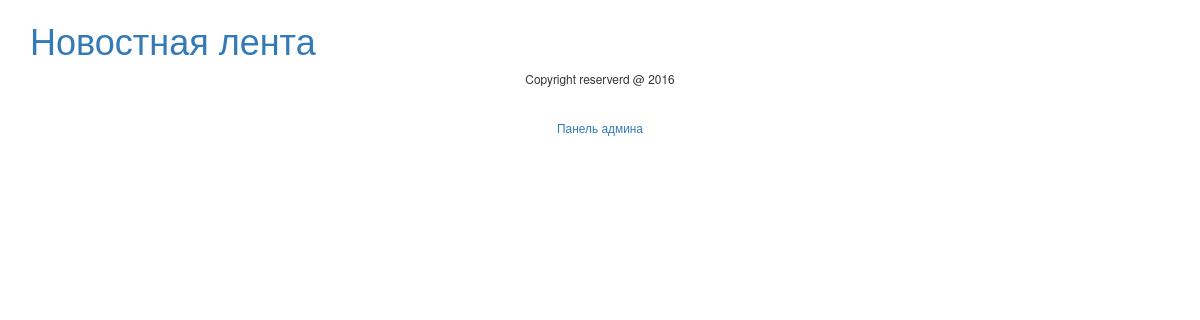
Before: / with the older database file.
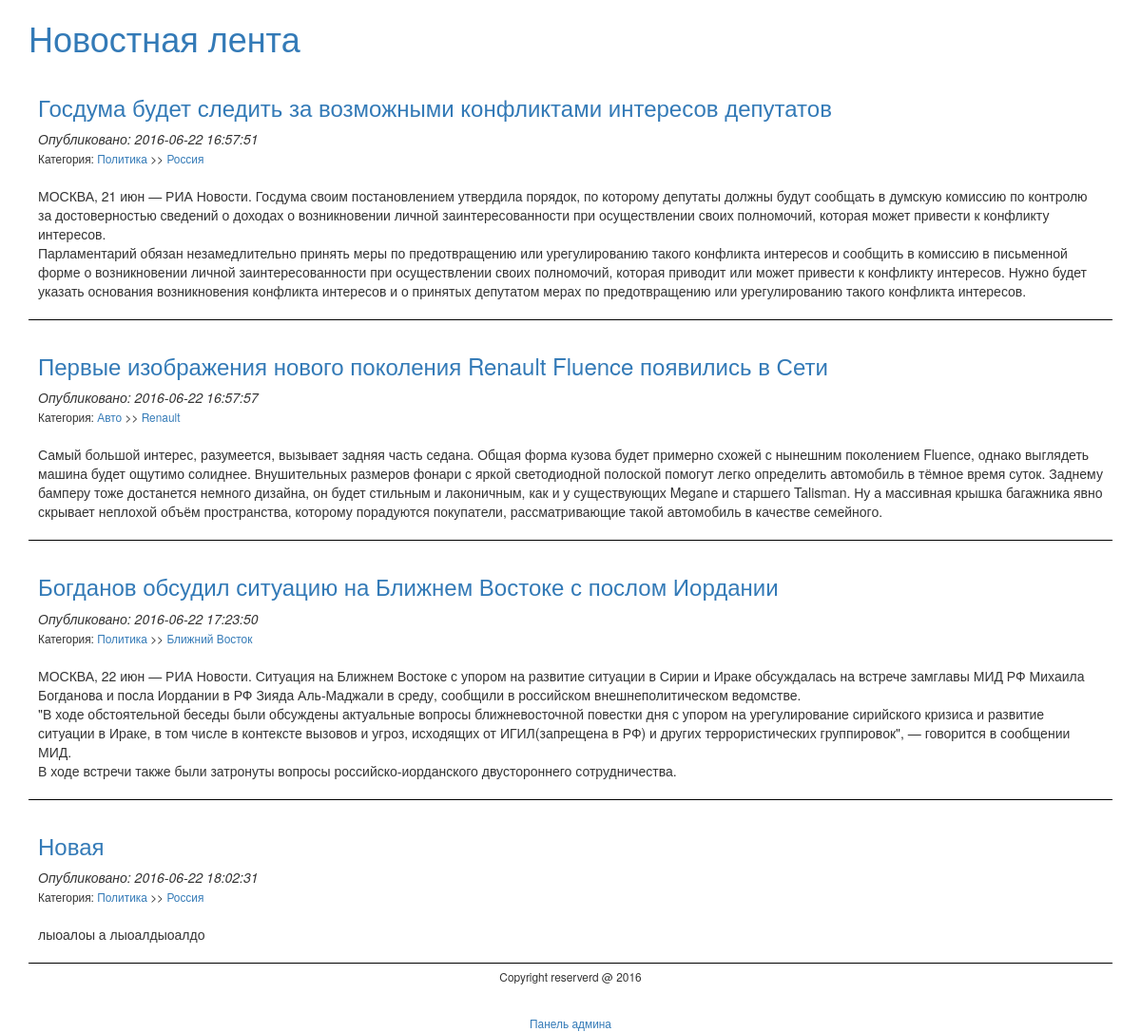
After: the same page with the newer database file.
### tables this page shows
CREATE TABLE `new` (
  `id` int(11) UNSIGNED NOT NULL,
  `section` varchar(255) NOT NULL,
  `parent_section` varchar(255) NOT NULL,
  `title` varchar(255) NOT NULL,
  `text` text NOT NULL,
  `datetime` timestamp NOT NULL DEFAULT CURRENT_TIMESTAMP ON UPDATE CURRENT_TIMESTAMP,
  `author` varchar(255) NOT NULL
);

### index.php (called while the page is built, shortened)
<?php
require_once "core/news_class.php";
$news = new News();
$new = $news->getAllNews();
require_once "view/index.php";

### core/database_class.php (called while the page is built, shortened)
<?php
class DataBase {
    private $mysqli;
    public function __construct() {
        $this->config = new Config();
        $this->mysqli = new mysqli($this->config->dbhost, $this->config->dbuser, $this->config->dbpass, $this->config->dbname);
        $this->mysqli->query("SET NAMES 'utf8'");
    }
    public function select($query) {
        $res = $this->mysqli->query($query);
        $ret = [];
        while($row = mysqli_fetch_assoc($res)) {
            $ret[] = $row;
        }
        return $ret;
    }
}

### core/news_class.php (called while the page is built, shortened)
<?php
require_once "database_class.php";
class News {
    public $db;
    public function __construct() {
        $this->db = new DataBase();
    }
    public function getAllNews() {
        return $this->db->select("SELECT * FROM `new`");
    }
}

### view/index.php (the view, shortened to what this page needs)
<!DOCTYPE html>
<html>
<head lang="ru">
    <link href="../css/bootstrap.css" rel="stylesheet">
    <link href="../css/style.css" rel="stylesheet">
</head>
<body>
<div class="container">
    <div class="header">
        <h1><a href="/">Новостная лента</a></h1>
    </div>
    <?php foreach ($new as $item): ?>
        <div class="news">
            <h3><a href="?id=<?= $item['id'] ?>"><?= $item['title'] ?></a></h3>
            <em>Опубликовано: <?= $item['datetime'] ?></em><br>
            <small>Категория: <a href="?section=<?= $item['section'] ?>"><?= $item['section'] ?></a> >> <a
                    href="?section=<?= $item['section'] ?>&amp;sub=<?= $item['parent_section'] ?>"><?= $item['parent_section'] ?></a>
            </small>
            <br><br>
            <p><?= nl2br($item['text']) ?></p>
        </div>
    <?php endforeach;?>
    <div class="footer">
        <small>
            <p>Copyright reserverd @ 2016</p><br>
            <a href="admin.php">Панель админа</a>
        </small>
    </div>
</div>
</body>
</html>

### css/style.css (style rules this page uses)
.news { padding: 10px; margin-bottom: 5px; border-bottom: 1px solid #000000; #border: dotted 1px black; #-webkit-border-radius: 10px; #-moz-border-radius: 10px ; #border-radius: 10px ; }
.footer { text-align: center; }

Changed rows visible on the page:
added new: title "Госдума будет следить за возможными конфликтами интересов депутатов", datetime "2016-06-22 16:57:51", section "Политика", parent_section "Россия", text "МОСКВА, 21 июн — РИА Новости. Госдума своим постановлением утвердила порядок, по которому депутаты должны будут сообщать в думскую комиссию по контролю за достоверностью сведений о доходах о возникновении личной заинтересованности при осуществлении своих полномочий, которая может привести к конфликту интересов. Парламентарий обязан незамедлительно принять меры по предотвращению или урегулированию такого конфликта интересов и сообщить в комиссию в письменной форме о возникновении личной заинтересованности при осуществлении своих полномочий, которая приводит или может привести к конфликту интересов. Нужно будет указать основания возникновения конфликта интересов и о принятых депутатом мерах…"
added new: title "Первые изображения нового поколения Renault Fluence появились в Сети", datetime "2016-06-22 16:57:57", section "Авто", parent_section "Renault", text "Самый большой интерес, разумеется, вызывает задняя часть седана. Общая форма кузова будет примерно схожей с нынешним поколением Fluence, однако выглядеть машина будет ощутимо солиднее. Внушительных размеров фонари с яркой светодиодной полоской помогут легко определить автомобиль в тёмное время суток. Заднему бамперу тоже достанется немного дизайна, он будет стильным и лаконичным, как и у существующих Megane и старшего Talisman. Ну а массивная крышка багажника явно скрывает неплохой объём пространства, которому порадуются покупатели, рассматривающие такой автомобиль в качестве семейного."
added new: title "Богданов обсудил ситуацию на Ближнем Востоке с послом Иордании", datetime "2016-06-22 17:23:50", section "Политика", parent_section "Ближний Восток", text "МОСКВА, 22 июн — РИА Новости. Ситуация на Ближнем Востоке с упором на развитие ситуации в Сирии и Ираке обсуждалась на встрече замглавы МИД РФ Михаила Богданова и посла Иордании в РФ Зияда Аль-Маджали в среду, сообщили в российском внешнеполитическом ведомстве. \"В ходе обстоятельной беседы были обсуждены актуальные вопросы ближневосточной повестки дня с упором на урегулирование сирийского кризиса и развитие ситуации в Ираке, в том числе в контексте вызовов и угроз, исходящих от ИГИЛ(запрещена в РФ) и других террористических группировок\", — говорится в сообщении МИД. В ходе встречи также были затронуты вопросы российско-иорданского двустороннего сотрудничества."
added new: title "Новая", datetime "2016-06-22 18:02:31", section "Политика", parent_section "Россия", text "лыоалоы а лыоалдыоалдо"
